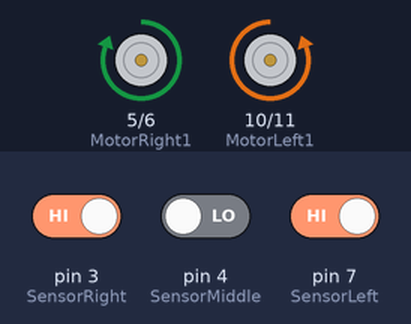
Recording of a sketch running on a simulated Arduino Uno, built with avr-gcc and run on an emulated ATmega328P. Parts: motor-driver pin pairs drawn as motors (green arrow = first pin HIGH = forward, orange = second pin HIGH = backward, longer = more drive). Inputs (shaded band) come from the test bench; at power-on: pin 3 (SensorRight) HIGH, pin 7 (SensorLeft) HIGH, pin 4 (SensorMiddle) LOW.

Above: at 1.2 s.
1.3 s: pin 3 (SensorRight) driven LOW
At 2.5 s:
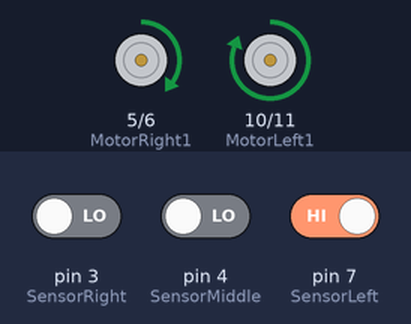
2.8 s: pin 7 (SensorLeft) driven LOW
At 3.8 s:
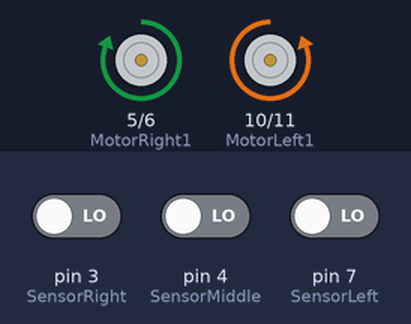
4.3 s: pin 4 (SensorMiddle) driven HIGH
At 4.9 s:
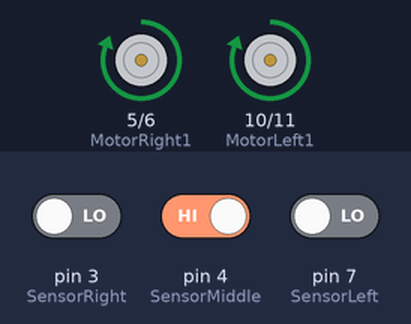
5.8 s: pin 3 (SensorRight) driven HIGH
At 7.0 s:
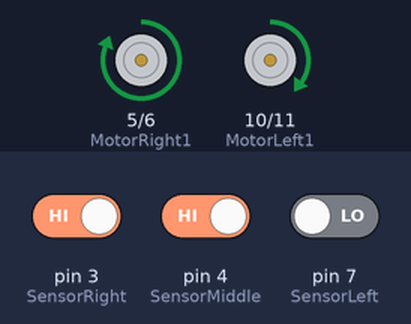
7.3 s: pin 7 (SensorLeft) driven HIGH
At 8.4 s:
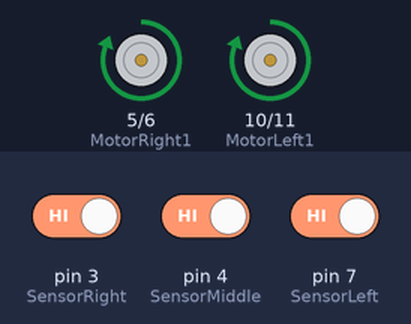
8.8 s: pin 3 (SensorRight) driven LOW
At 9.5 s:
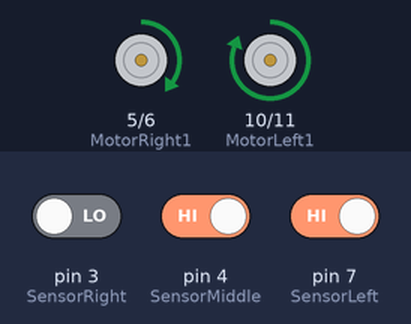
Timing chart, 0 to 11.3 s (numbered marks = the images above; inputs shaded):
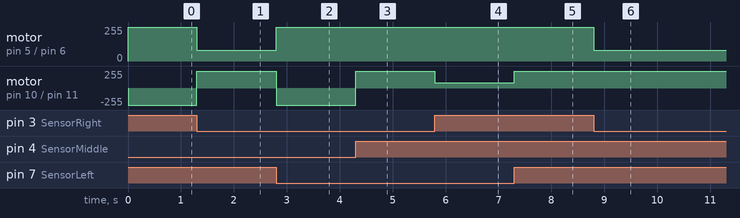

Measured:
- after the input at 1.3 s, motor on pin 5 (MotorRight1) / pin 6 (MotorRight2): forward 255/255 → forward 80/255 at once; motor on pin 10 (MotorLeft1) / pin 11 (MotorLeft2): backward 255/255 → forward 255/255 at once
- after the input at 2.8 s, motor on pin 5 (MotorRight1) / pin 6 (MotorRight2): forward 80/255 → forward 255/255 at once; motor on pin 10 (MotorLeft1) / pin 11 (MotorLeft2): forward 255/255 → backward 255/255 at once
- after the input at 4.3 s, motor on pin 10 (MotorLeft1) / pin 11 (MotorLeft2): backward 255/255 → forward 255/255 at once
- after the input at 5.8 s, motor on pin 10 (MotorLeft1) / pin 11 (MotorLeft2): forward 255/255 → forward 80/255 at once
- after the input at 7.3 s, motor on pin 10 (MotorLeft1) / pin 11 (MotorLeft2): forward 80/255 → forward 255/255 at once
- after the input at 8.8 s, motor on pin 5 (MotorRight1) / pin 6 (MotorRight2): forward 255/255 → forward 80/255 at once

The sketch:

SigueLineasBueno.ino
```cpp
int MotorRight1=5;
int MotorRight2=6;
int MotorLeft1=10;
int MotorLeft2=11;
const int SensorLeft = 7;  // pin for sensor on the left
const int SensorMiddle= 4 ;// pin for sensor in the middle
const int SensorRight = 3;// pin for sensor on the right
int SL; // left sensor status
int SM; // middle sensor status
int SR; // right sensor status


void setup()
{
Serial.begin(9600);
pinMode(MotorRight1, OUTPUT); // pin  8 (PWM)
pinMode(MotorRight2, OUTPUT); // pin  9 (PWM)
pinMode(MotorLeft1, OUTPUT); // pin  10 (PWM)
pinMode(MotorLeft2, OUTPUT); // pin  11 (PWM)
pinMode(SensorLeft, INPUT); // define left sensor
pinMode(SensorMiddle, INPUT);// define middle sensor
pinMode(SensorRight, INPUT); // define right sensor
}


void loop()
{
SL = digitalRead(SensorLeft);
SM = digitalRead(SensorMiddle);
SR = digitalRead(SensorRight);
/*
// Giro a la izquierda
//Rueda derecha en sentido de las agujas del reloj
//Rueda izquierda parada
//turn left
digitalWrite(MotorRight1,HIGH);
digitalWrite(MotorRight2,LOW);
analogWrite(MotorLeft1,80);
analogWrite(MotorLeft2,0);
//delay(2000);
*/
/*
//Giro a la derecha
analogWrite(MotorRight1,80);
analogWrite(MotorRight2,0);
digitalWrite(MotorLeft1,HIGH);
digitalWrite(MotorLeft2,LOW);
*/


/*
//hacia adelante

digitalWrite(MotorLeft1,HIGH);
digitalWrite(MotorLeft2,LOW);


digitalWrite(MotorRight1,HIGH);
digitalWrite(MotorRight2,LOW);

*/


if (SM == HIGH)// middle sensor in black area
    {
      if (SL == LOW & SR == HIGH) // black on left, white on right, turn left
        {
          //digitalWrite(MotorRight1,LOW);
          //digitalWrite(MotorRight2,HIGH);
          //analogWrite(MotorLeft1,0);//turn left
          digitalWrite(MotorRight1,HIGH);
          digitalWrite(MotorRight2,LOW);
          analogWrite(MotorLeft1,80);
          analogWrite(MotorLeft2,0);


          //analogWrite(MotorLeft2,80);
        }
      else if (SR == LOW & SL == HIGH) // white on left, black on right, turn right
        {
           //analogWrite(MotorRight1,0);// turn right
           //analogWrite(MotorRight2,80);
           //digitalWrite(MotorLeft1,LOW);
           //digitalWrite(MotorLeft2,HIGH);analogWrite(MotorRight1,80);
          analogWrite(MotorRight1,80);
          analogWrite(MotorRight2,0);
          digitalWrite(MotorLeft1,HIGH);
          digitalWrite(MotorLeft2,LOW);


        }
     else // white on both sides, going forward
        {
          //digitalWrite(MotorRight1,LOW);
          //digitalWrite(MotorRight2,HIGH);
          //digitalWrite(MotorLeft1,LOW);
          //digitalWrite(MotorLeft2,HIGH);
          //analogWrite(MotorLeft1,200);
          //analogWrite(MotorLeft2,200);
          //analogWrite(MotorRight1,200);
          //analogWrite(MotorRight2,200);
          digitalWrite(MotorLeft1,HIGH);
          digitalWrite(MotorLeft2,LOW);
          digitalWrite(MotorRight1,HIGH);
          digitalWrite(MotorRight2,LOW);


        }
    }

else // middle sensor on white area
  {
    if (SL == LOW & SR == HIGH)// black on left, white on right, turn left
      {
        //digitalWrite(MotorRight1,LOW);
        //digitalWrite(MotorRight2,HIGH);
        //digitalWrite(MotorLeft1,LOW);
        //digitalWrite(MotorLeft2,LOW);
        digitalWrite(MotorRight1,HIGH);
        digitalWrite(MotorRight2,LOW);
        analogWrite(MotorLeft1,80);
        analogWrite(MotorLeft2,0);
      }
    else if (SR == LOW & SL == HIGH) // white on left, black on right, turn right
      {
        //digitalWrite(MotorRight1,LOW);
        //digitalWrite(MotorRight2,LOW);
        //digitalWrite(MotorLeft1,LOW);
        //digitalWrite(MotorLeft2,HIGH);

         analogWrite(MotorRight1,80);
         analogWrite(MotorRight2,0);
         digitalWrite(MotorLeft1,HIGH);
         digitalWrite(MotorLeft2,LOW);


      }
    else // all white, stop
      {
        digitalWrite(MotorRight1,HIGH);
        digitalWrite(MotorRight2,LOW);
        digitalWrite(MotorLeft1,LOW);
        digitalWrite(MotorLeft2,HIGH);
      }
  }
}
```
